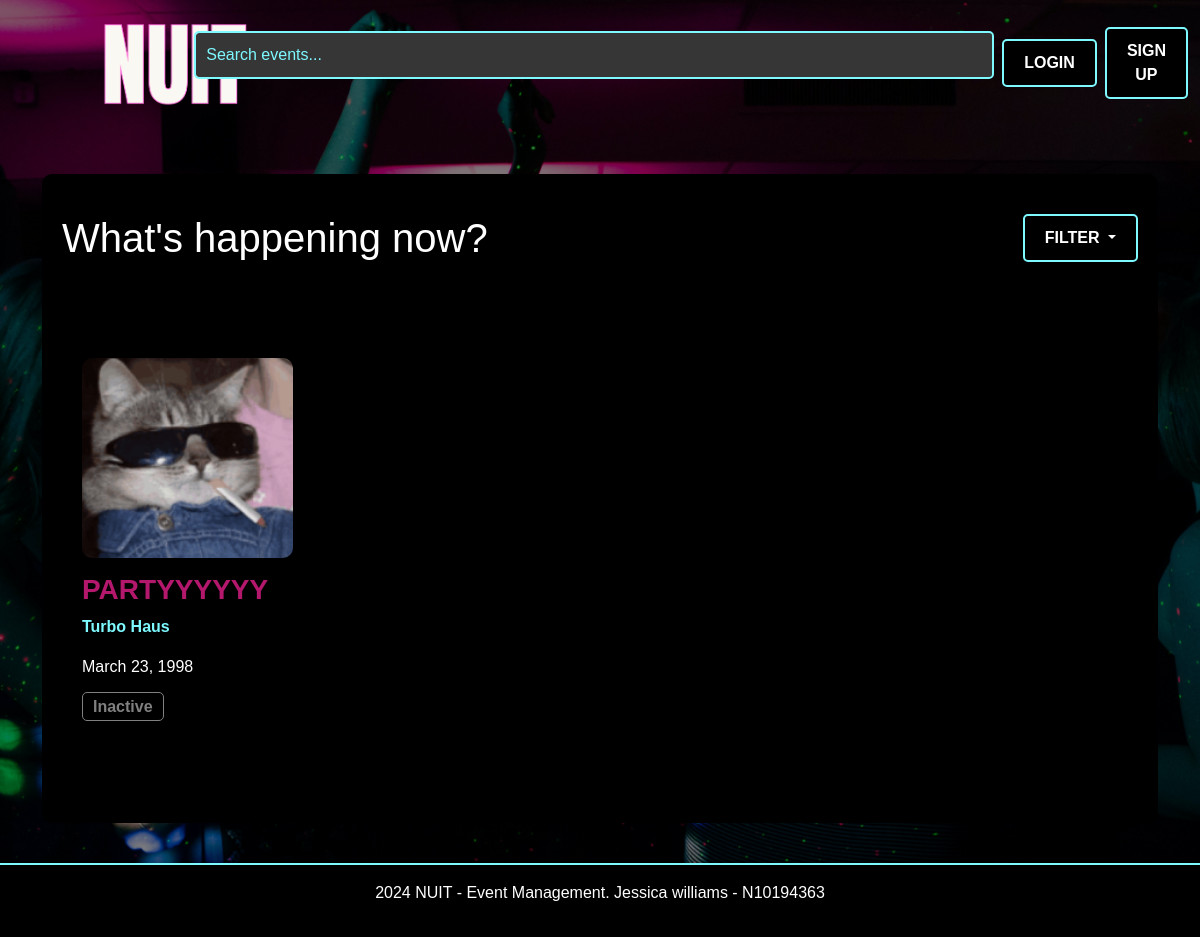
Before: / with the older database file.
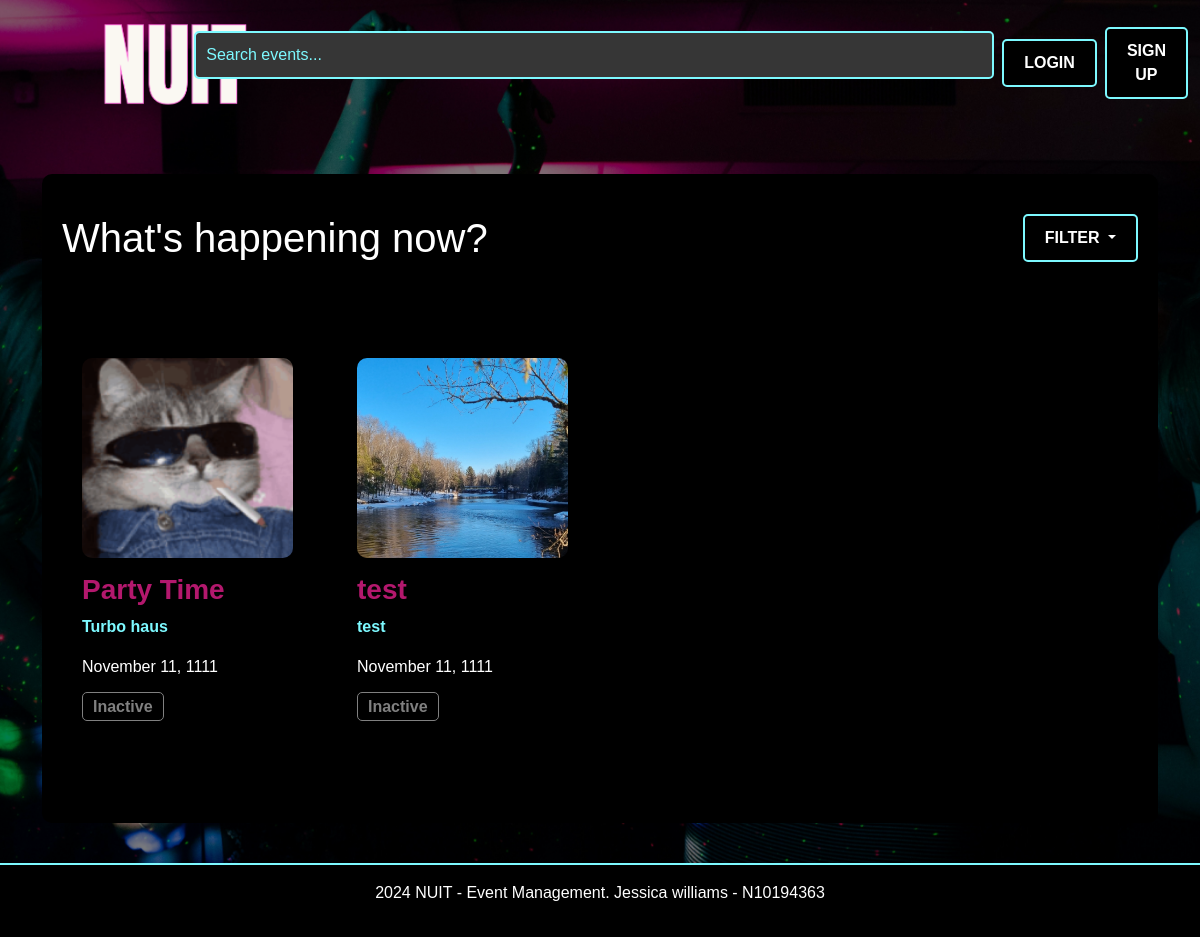
After: the same page with the newer database file.
### website/models.py (models this page shows)
class Event(db.Model):
    id = db.Column(db.Integer, primary_key=True)
    name = db.Column(db.String(100), nullable=False)
    location = db.Column(db.String(100), nullable=False)
    date = db.Column(db.DateTime, nullable=False)
    description = db.Column(db.Text, nullable=True)
    available_tickets = db.Column(db.Integer, nullable=False)
    categories = db.Column(db.String(200), nullable=False)
    image = db.Column(db.String(100), nullable=True)
    comments = db.relationship('Comment', backref='event', lazy=True)
    bookings = db.relationship('Booking', backref='event', lazy=True)

### website/views.py (the view)
@main_bp.route('/')
def index():
    register_form = RegistrationForm ()
    login_form = LoginForm()
    events = Event.query.all()
    return render_template('index.html', register_form=register_form, login_form=login_form, events=events)

### website/forms.py
class RegistrationForm (FlaskForm):
    first_name = StringField("First Name", validators=[InputRequired()])
    last_name = StringField("Last Name", validators=[InputRequired()])
    email = StringField("Email", validators=[InputRequired(), Email()])
    password = PasswordField("Password", validators=[InputRequired()])
    contact_number = StringField("Contact Number", validators=[
        InputRequired(),
        Length(min=10, max=15)
    ])
    street_address = StringField("Street Address", validators=[InputRequired()])
    submit = SubmitField("Register")

class LoginForm(FlaskForm):
    email = StringField("Email", validators=[InputRequired(), Email()])
    password = PasswordField("Password", validators=[InputRequired()])
    submit = SubmitField("Login")

### website/templates/index.html (shortened to what this page needs)
{% extends "base.html" %} {% from "bootstrap5/form.html" import render_form %}
{% block content %}
    <div class="container mt-5">
        <div class="section-background">
            <div class="row">
                <div class="col-md-6">
                    <h1>What's happening now?</h1>
                </div>
                <div class="col-md-6 text-end">
                    <div class="dropdown d-inline">
                        <button class="btn dropdown-toggle" type="button" id="eventCategoryDropdown"
                            data-bs-toggle="dropdown" aria-expanded="false">
                            Filter
                        </button>
                    </div>
                </div>
            </div>
            <div class="row mt-5">
                {% for event in events %}
                <div class="col-lg-3 col-md-6 col-sm-12 mb-4">
                    <div class="event-card">
                        <a href="{{ url_for('main.event_details', event_id=event.id) }}">
                            <img src="{{ url_for('static', filename='img/' + event.image.replace('website/static/img', '')) }}" class="img-fluid" alt="{{ event.name }}">
                        </a>
                        <h3>{{ event.name }}</h3>
                        <p class="location">{{ event.location }}</p>
                        <p>{{ event.date.strftime('%B %d, %Y') }}</p>
                        {% if event.available_tickets == 0 %}
                        <span class="event-status status-sold-out">Sold Out</span>
                        {% elif event.is_active %}
                        <span class="event-status status-open">Open</span>
                        {% else %}
                        <span class="event-status status-inactive">Inactive</span>
                        {% endif %}
                    </div>
                </div>
                {% endfor %}
            </div>
        </div>
    </div>
{% endblock %}

### website/templates/base.html (shortened to what this page needs)
<html>
  <head>
    <link
      href="https://cdn.jsdelivr.net/npm/bootstrap@5.3.2/dist/css/bootstrap.min.css"
      rel="stylesheet"
    />
    <link
      rel="stylesheet"
      href="{{ url_for('static', filename='css/styles.css') }}"
    />
  </head>
  <body>
    <header>
      <nav class="navbar navbar-expand-lg navbar-dark bg-dark">
        <div
          class="container-fluid d-flex justify-content-between align-items-center"
        >
          <a class="navbar-brand" href="{{ url_for('main.index') }}">
            <img src="static/img/logo.png" alt="Nuit Logo" class="logo" />
          </a>
          <form class="d-flex mx-auto">
            <input
              class="form-control"
              type="search"
              placeholder="Search events..."
              aria-label="Search"
              style="width: 800px"
            />
          </form>
          {% if current_user.is_authenticated %}
          <div class="d-flex ms-2">
            <a href="{{ url_for('main.booking_history') }}" class="btn"
              >Booking History</a
            >
          </div>
          <div class="d-flex ms-2">
            <a href="{{ url_for('auth.logout') }}" class="btn">Log Out</a>
          </div>
          {% else %}
          <div class="d-flex ms-2">
            <button
              type="button"
              class="btn btn-filter"
              data-bs-toggle="modal"
              data-bs-target="#loginModal"
            >
              Login
            </button>
          </div>
          <div class="d-flex ms-2">
            <button
              type="button"
              class="btn"
              data-bs-toggle="modal"
              data-bs-target="#registerModal"
            >
              SIGN UP
            </button>
            {% endif %}
          </div>
        </div>
      </nav>
    </header>
    {% block content %} {% endblock %}
    <footer class="footer bg-dark text-white text-center py-3 mt-auto">
      <p>2024 NUIT - Event Management. Jessica williams - N10194363</p>
    </footer>
  </body>
</html>

### website/static/css/styles.css (style rules this page uses)
body, h1, h2, h3, h4, h5, h6, p, a, button, input, footer, .search-bar { font-family: Verdana, Geneva, sans-serif; }
h3,h4 { color: rgb(179, 24, 109); font-weight: bold; }
html, body { height: 100%; margin: 0; }
body { display: flex; flex-direction: column; justify-content: space-between; }
.navbar { background-color: transparent !important; border: none; }
.logo { height: 100px; width: auto; max-width: 100%; margin-left: 80px; margin-right: 20px; }
.btn { background-color: #000000; color: white; border: 2px solid rgb(125, 249, 255); padding: 10px 20px; border-radius: 5px; font-weight: bold; text-transform: uppercase; transition: background-color 0.3s ease, border-color 0.3s ease; }
.event-status { font-weight: bold; padding: 5px 10px; border-radius: 5px; background-color: black; border: 1px solid; }
.status-inactive { color: grey; border-color: grey; }
.event-card { background-color: #000000; border-radius: 10px; padding: 20px; margin: 20px 0; }
.event-card img { width: 100%; height: 200px; object-fit: cover; border-radius: 10px; margin-bottom: 15px; }
.location { color: #7DF9FF; font-weight: bold; }
body { background-image: url('../img/background.jpg'); background-size: cover; background-position: center; background-repeat: no-repeat; background-attachment: fixed; color: white; position: relative; z-index: 0; }
body::before { content: ""; position: fixed; top: 0; left: 0; width: 100%; height: 100%; background-color: rgba(0, 0, 0, 0.5); z-index: -1; }
.section-background { background-color: black; padding: 40px 20px; margin-bottom: 40px; border-radius: 10px; }
.footer { background-color: #000000 !important; color: white !important; padding: 20px; text-align: center; border-top: 2px solid #7DF9FF; flex-shrink: 0; }
.form-control { background-color: rgb(54, 54, 54); color: #7DF9FF; border: 2px solid #7DF9FF; border-radius: 5px; padding: 10px; }
.form-control::placeholder { color: #7DF9FF; }

Changed rows visible on the page:
changed Event: name "PARTYYYYYY" → "Party Time"; location "Turbo Haus" → "Turbo haus"; date "March 23, 1998" → "November 11, 1111"
added Event: image+name (picture), name "test", location "test", date "November 11, 1111", available_tickets "Inactive"
